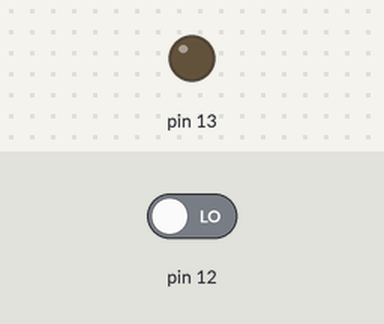
Simulated run of this sketch. Board: Arduino Uno, built with avr-gcc and run on an emulated ATmega328P. On the bench: output pins drawn as LEDs (lit = HIGH). The inputs (shaded band) are chosen by the test bench; at power-on: pin 12 LOW.

Above: at 1.2 s.
1.3 s: pin 12 driven HIGH
At 2.4 s:
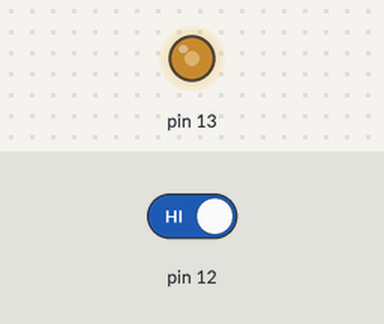
2.8 s: pin 12 driven LOW
At 4.3 s:
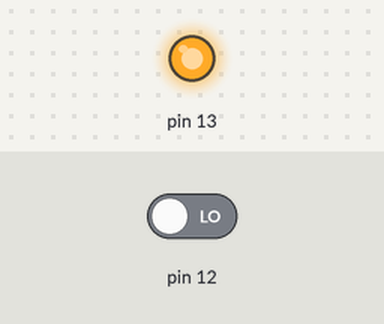
Timing chart, 0 to 5.8 s (numbered marks = the images above; inputs shaded):
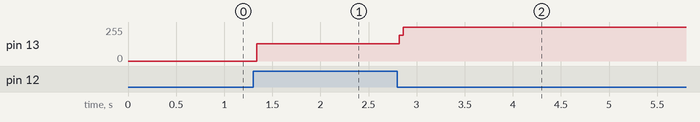

Measured:
- after the input at 1.3 s, pin 13: 0/255 → 131/255 at once
- after the input at 2.8 s, pin 13: 131/255 → 255/255 at once

The sketch:

first_one_button.ino
```cpp
int state = 0; // 버튼의 누름 여부를 파악하기 위한 변수 선언

void setup() {

  pinMode (12, INPUT); // 12번핀은 버튼의 입력모드로 설정
  pinMode (13, OUTPUT); // 13번핀은 DC모터의 출력모드로 설정

}

void loop() {

  if(digitalRead(12) == HIGH) { // 버튼이 눌렸을 때

    if(state == 0) { // state의 값이 0이라면

      state = 1; // state에 값 1을 넣어줌

    }

    else if(state == 1) { // state의 값이 1이라면

      state = 0; // state에 값 0을 넣어줌

    }
  }

  if(state == 1) { // state가 1이라면

    digitalWrite(13, HIGH); // DC모터를 돌림

  }

  else if (state == 0) { // state가 0이라면

    digitalWrite(13, LOW); // DC모터를 끔

  }
}
```
